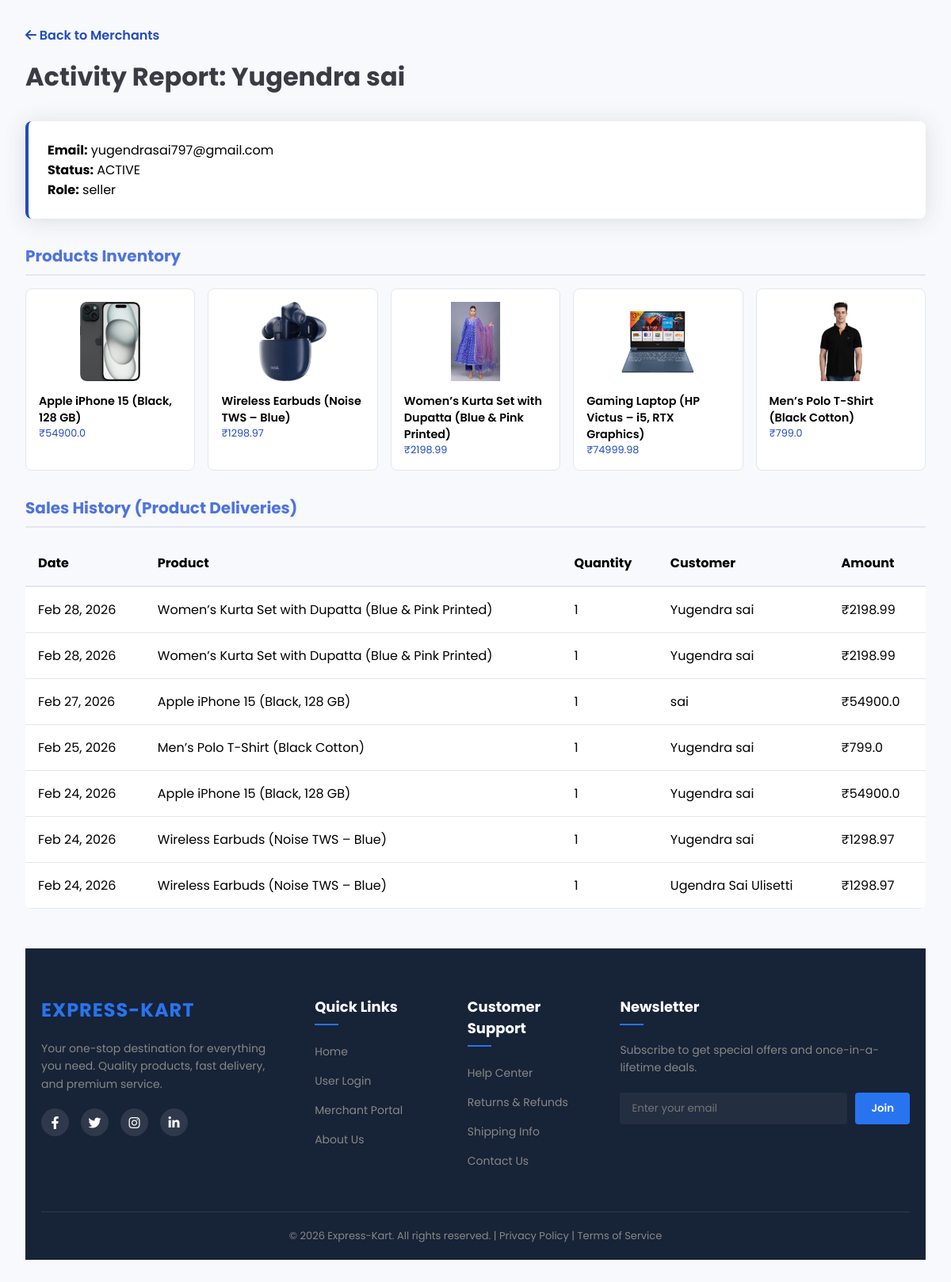
Page /super-admin/merchant-history/5 (signed in) on the earlier database version.
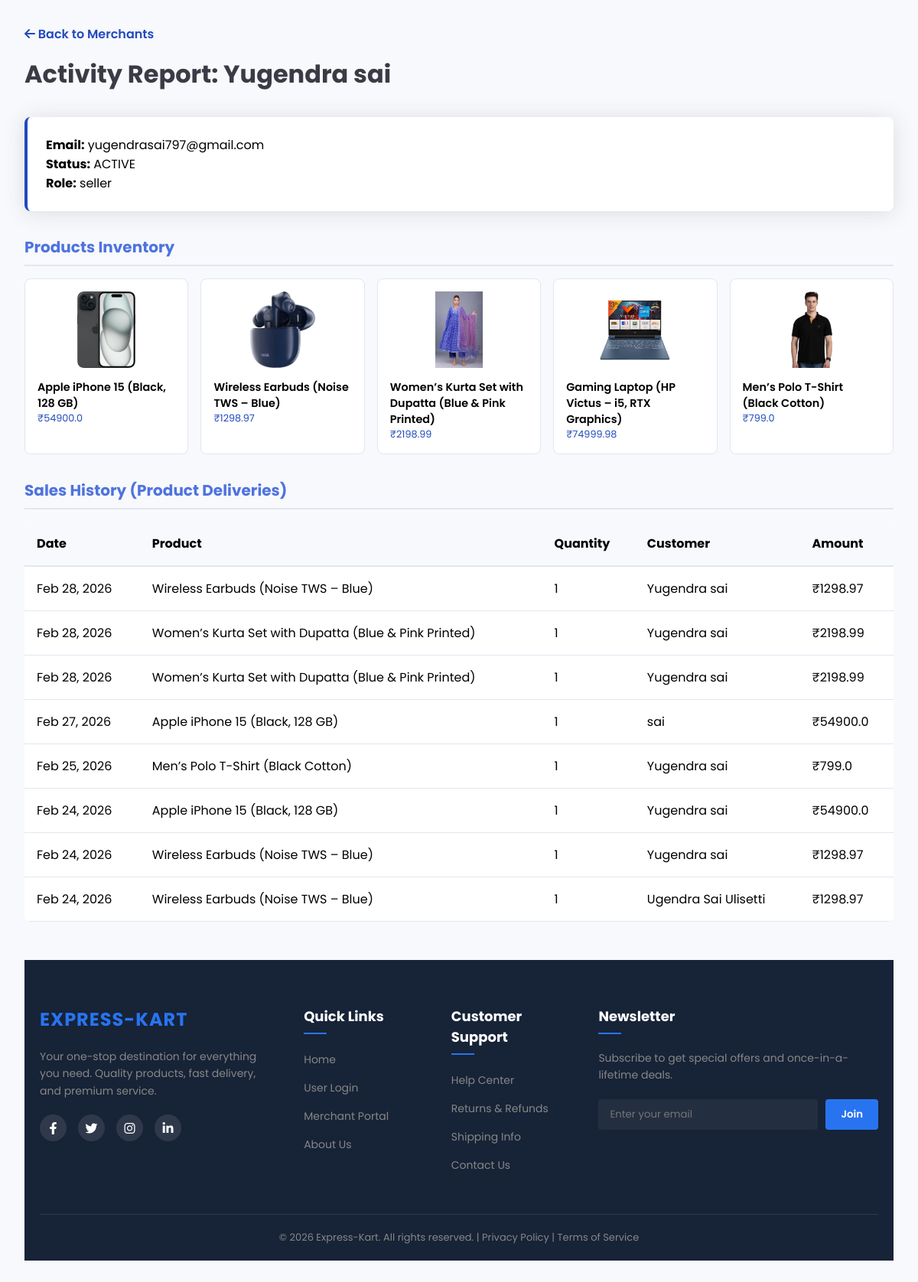
Same page on the later database version.
### tables this page shows
CREATE TABLE products (
        product_id INTEGER PRIMARY KEY AUTOINCREMENT,
        name TEXT NOT NULL,
        description TEXT,
        category TEXT,
        price REAL,
        image TEXT,
        admin_id INTEGER, stock INTEGER DEFAULT 10,
        FOREIGN KEY (admin_id) REFERENCES admin (admin_id)
    );

CREATE TABLE order_items (
        item_id INTEGER PRIMARY KEY AUTOINCREMENT,
        order_id INTEGER,
        product_id INTEGER,
        product_name TEXT,
        quantity INTEGER,
        price REAL, is_seen INTEGER DEFAULT 0,
        FOREIGN KEY (order_id) REFERENCES orders (order_id),
        FOREIGN KEY (product_id) REFERENCES products (product_id)
    );

CREATE TABLE orders (
        order_id INTEGER PRIMARY KEY AUTOINCREMENT,
        user_id INTEGER,
        razorpay_order_id TEXT,
        razorpay_payment_id TEXT,
        amount REAL,
        payment_status TEXT,
        created_at DATETIME DEFAULT CURRENT_TIMESTAMP, address TEXT,
        FOREIGN KEY (user_id) REFERENCES users (user_id)
    );

CREATE TABLE users (
        user_id INTEGER PRIMARY KEY AUTOINCREMENT,
        name TEXT NOT NULL,
        email TEXT UNIQUE NOT NULL,
        password TEXT NOT NULL
    , status TEXT DEFAULT 'active');

### app.py (the view)
@app.route('/super-admin/merchant-history/<int:id>')
@super_admin_required
def merchant_history(id):
    conn = get_db_connection()
    cursor = conn.cursor()
    cursor.execute("SELECT * FROM admin WHERE admin_id=?", (id,))
    merchant = cursor.fetchone()
    cursor.execute("SELECT * FROM products WHERE admin_id=?", (id,))
    products = cursor.fetchall()
    cursor.execute("""
        SELECT oi.*, o.created_at, u.name as customer_name, o.payment_status
        FROM order_items oi
        JOIN orders o ON oi.order_id = o.order_id
        JOIN products p ON oi.product_id = p.product_id
        JOIN users u ON o.user_id = u.user_id
        WHERE p.admin_id = ?
        ORDER BY o.created_at DESC
    """, (id,))
    orders = cursor.fetchall()
    cursor.close()
    conn.close()
    return render_template("super_admin/merchant_history.html", merchant=merchant, products=products, orders=orders)

### app.py (called while the page is built)
def get_db_connection():
    conn = sqlite3.connect(config.DB_PATH)
    conn.row_factory = sqlite3.Row
    return conn

@app.template_filter('strftime')
def strftime_filter(date_str, format='%b %d, %Y'):
    if not date_str:
        return ""
    if isinstance(date_str, str):
        try:
            from datetime import datetime
            dt = datetime.strptime(date_str, '%Y-%m-%d %H:%M:%S')
            return dt.strftime(format)
        except Exception:
            return date_str
    return date_str.strftime(format)

def super_admin_required(f):
    from functools import wraps
    @wraps(f)
    def decorated_function(*args, **kwargs):
        if 'super_id' not in session:
            return redirect('/admin-secure-access-xk9')
        return f(*args, **kwargs)
    return decorated_function

### templates/super_admin/merchant_history.html (shortened to what this page needs)
<!DOCTYPE html>
<html lang="en">
<head>
    <link rel="stylesheet" href="https://cdnjs.cloudflare.com/ajax/libs/font-awesome/6.4.0/css/all.min.css">
</head>
<body>
    <div class="container">
        <div class="header">
            <a href="/super-admin/merchants"
                style="text-decoration:none; color:var(--primary-color); font-weight:600;"><i
                    class="fas fa-arrow-left"></i> Back to Merchants</a>
            <h1 style="margin-top:1rem;">Activity Report: {{ merchant.name }}</h1>
        </div>
        <div class="info-card">
            <p><strong>Email:</strong> {{ merchant.email }}</p>
            <p><strong>Status:</strong> {{ merchant.status | upper }}</p>
            <p><strong>Role:</strong> {{ merchant.role }}</p>
        </div>
        <div class="section">
            <h2>Products Inventory</h2>
            <div class="grid">
                {% for product in products %}
                <div class="product-card">
                    <img src="/static/uploads/product_images/{{ product.image }}" alt="{{ product.name }}">
                    <p style="font-weight:600; font-size:0.9rem;">{{ product.name }}</p>
                    <p style="color:var(--primary-color); font-size:0.8rem;">₹{{ product.price }}</p>
                </div>
                {% else %}
                <p>No products added yet.</p>
                {% endfor %}
            </div>
        </div>
        <div class="section">
            <h2>Sales History (Product Deliveries)</h2>
            <table>
                <thead>
                    <tr>
                        <th>Date</th>
                        <th>Product</th>
                        <th>Quantity</th>
                        <th>Customer</th>
                        <th>Amount</th>
                    </tr>
                </thead>
                <tbody>
                    {% for order in orders %}
                    <tr>
                        <td>{{ order.created_at | strftime }}</td>
                        <td>{{ order.product_name }}</td>
                        <td>{{ order.quantity }}</td>
                        <td>{{ order.customer_name }}</td>
                        <td>₹{{ order.price * order.quantity }}</td>
                    </tr>
                    {% else %}
                    <tr>
                        <td colspan="5" style="text-align: center;">No sales recorded yet.</td>
                    </tr>
                    {% endfor %}
                </tbody>
            </table>
        </div>
    </div>
    {% include 'footer.html' %}
</body>
</html>

Differences in the rows shown:
added order_items: created_at|strftime "Feb 28, 2026", product_name "Wireless Earbuds (Noise TWS – Blue)", quantity "1", customer_name "Yugendra sai", order.price*order.quantity "1298.97"
